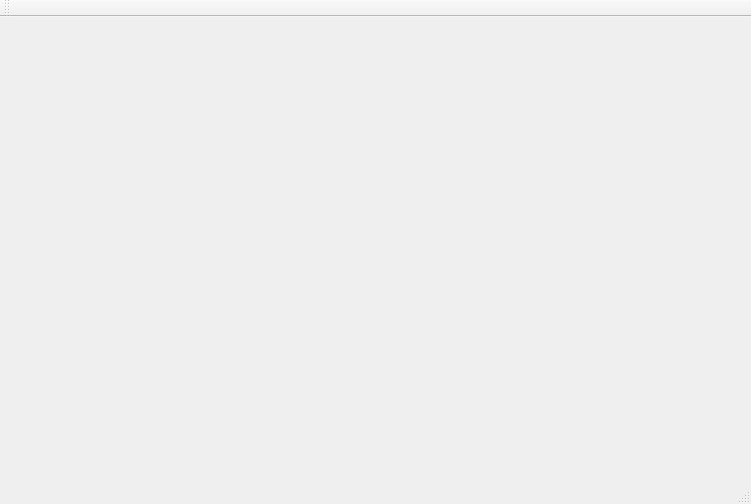
<?xml version="1.0" encoding="UTF-8"?>
<ui version="4.0">
 <class>MainWindow</class>
 <widget class="QMainWindow" name="MainWindow">
  <property name="geometry">
   <rect>
    <x>0</x>
    <y>0</y>
    <width>751</width>
    <height>504</height>
   </rect>
  </property>
  <property name="windowTitle">
   <string>MainWindow</string>
  </property>
  <widget class="QWidget" name="centralWidget"/>
  <widget class="QMenuBar" name="menuBar">
   <property name="geometry">
    <rect>
     <x>0</x>
     <y>0</y>
     <width>751</width>
     <height>21</height>
    </rect>
   </property>
  </widget>
  <widget class="QToolBar" name="mainToolBar">
   <attribute name="toolBarArea">
    <enum>TopToolBarArea</enum>
   </attribute>
   <attribute name="toolBarBreak">
    <bool>false</bool>
   </attribute>
  </widget>
  <widget class="QStatusBar" name="statusBar"/>
 </widget>
 <layoutdefault spacing="6" margin="11"/>
 <resources/>
 <connections/>
</ui>
